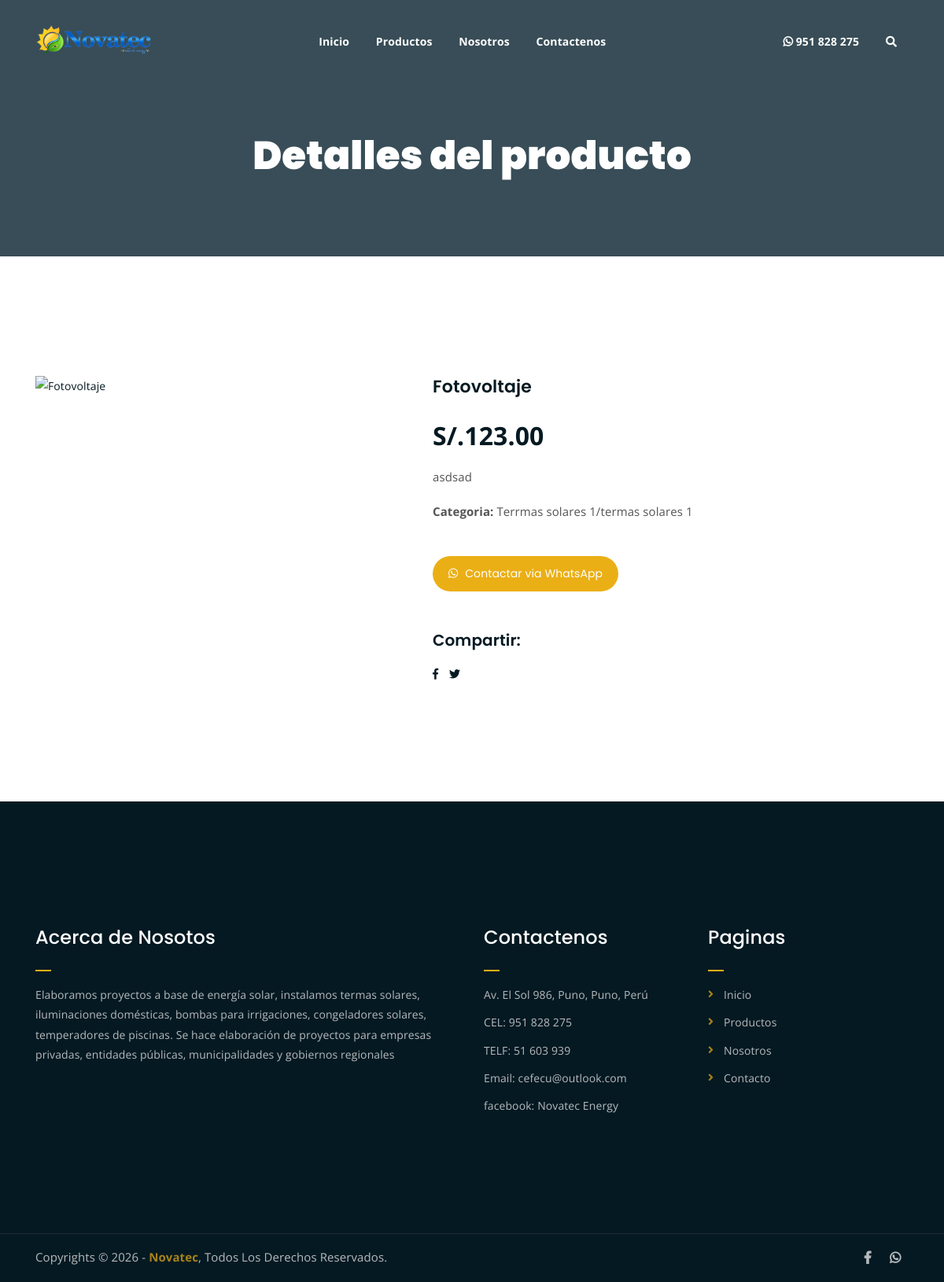
Screenshot of /producto/fotovoltaje-33?click=1 with the database file from the repository.
### tables this page shows
CREATE TABLE `productos` (
  `id` int(11) NOT NULL AUTO_INCREMENT,
  `nombre` varchar(255) NOT NULL,
  `slug` varchar(180) NOT NULL,
  `descripcion` text NOT NULL,
  `breve_descripcion` varchar(400) NOT NULL DEFAULT '',
  `precio_normal` decimal(10,2) NOT NULL,
  `precio_rebajado` decimal(10,2) NOT NULL DEFAULT 0.00,
  `cantidad` int(11) NOT NULL DEFAULT 0,
  `imagen` varchar(255) DEFAULT NULL,
  `id_categoria` int(11) NOT NULL,
  `id_subcategory` int(11) NOT NULL,
  PRIMARY KEY (`id`),
  UNIQUE KEY `productos_slug_unique` (`slug`),
  KEY `id_categoria` (`id_categoria`),
  KEY `id_subcategory` (`id_subcategory`),
  KEY `productos_subcategory_category` (`id_subcategory`,`id_categoria`),
  CONSTRAINT `productos_subcategory_category_fk` FOREIGN KEY (`id_subcategory`, `id_categoria`) REFERENCES `subcategory` (`id`, `id_category`) ON UPDATE CASCADE
);

CREATE TABLE `category` (
  `id` int(11) NOT NULL AUTO_INCREMENT,
  `category` varchar(50) NOT NULL,
  `slug` varchar(120) NOT NULL,
  PRIMARY KEY (`id`),
  UNIQUE KEY `category_slug_unique` (`slug`)
);

CREATE TABLE `subcategory` (
  `id` int(11) NOT NULL AUTO_INCREMENT,
  `id_category` int(11) NOT NULL,
  `subcategory` varchar(50) NOT NULL,
  `slug` varchar(120) NOT NULL,
  PRIMARY KEY (`id`),
  UNIQUE KEY `subcategory_category_pair` (`id`,`id_category`),
  UNIQUE KEY `subcategory_category_slug_unique` (`id_category`,`slug`),
  KEY `id_category` (`id_category`),
  CONSTRAINT `subcategory_category_fk` FOREIGN KEY (`id_category`) REFERENCES `category` (`id`) ON UPDATE CASCADE
);

### includes/functions.php (called while the page is built, shortened)
<?php
function novatec_config(?string $section = null)
{
    static $config = null;
    if ($config === null) {
        $config = require __DIR__ . '/../config/config.php';
    }
    return $section === null ? $config : ($config[$section] ?? null);
}
function e($value): string
{
    return htmlspecialchars((string) $value, ENT_QUOTES, 'UTF-8');
}
function base_path(): string
{
    $scriptName = str_replace('\\', '/', $_SERVER['SCRIPT_NAME'] ?? '');
    $dir = trim(str_replace('\\', '/', dirname($scriptName)), '/');
    return '/' . $dir;
}
function url_path(string $path = ''): string
{
    $path = ltrim($path, '/');
    $base = base_path();
    return ($base === '' ? '' : $base) . '/' . $path;
}
function asset_url(string $path): string
{
    return url_path($path);
}
function site_root_url(): string
{
    $site = novatec_config('site');
    $configured = trim((string) ($site['base_url'] ?? ''));
    $host = $_SERVER['HTTP_HOST'] ?? '';
    $https = (!empty($_SERVER['HTTPS']) && $_SERVER['HTTPS'] !== 'off') || (($_SERVER['SERVER_PORT'] ?? '') === '443');
    return ($https ? 'https://' : 'http://') . $host . base_path();
}
function site_url(string $path = ''): string
{
    $path = ltrim($path, '/');
    return rtrim(site_root_url(), '/') . ($path === '' ? '/' : '/' . $path);
}
function whatsapp_url(string $message = ''): string
{
    $business = novatec_config('business');
    $phone = preg_replace('/\D+/', '', (string) ($business['whatsapp_phone'] ?? $business['phone_e164'] ?? ''));
    $query = ['phone' => $phone];
    if ($message !== '') {
        $query['text'] = $message;
    }
    return 'https://api.whatsapp.com/send?' . http_build_query($query);
}
function db_connection(): mysqli
{
    static $conn = null;
    if ($conn instanceof mysqli) {
        return $conn;
    }
    $db = novatec_config('database');
    $conn = new mysqli(
        (string) $db['host'],
        (string) $db['user'],
        (string) $db['password'],
        (string) $db['name']
    );
    $conn->set_charset((string) ($db['charset'] ?? 'utf8mb4'));
    return $conn;
}
function db_all(string $sql, string $types = '', array $params = []): array
{
    $conn = db_connection();
    if ($types === '') {
        $result = $conn->query($sql);
        return $result->fetch_all(MYSQLI_ASSOC);
    }
    $stmt = $conn->prepare($sql);
    $bindParams = $params;
    $stmt->bind_param($types, ...$bindParams);
    $stmt->execute();
    $result = $stmt->get_result();
    return $result ? $result->fetch_all(MYSQLI_ASSOC) : [];
}
function db_one(string $sql, string $types = '', array $params = []): ?array
{
    $rows = db_all($sql, $types, $params);
    return $rows[0] ?? null;
}
function get_product(int $id): ?array
{
    return db_one(
        'SELECT productos.id, productos.nombre, productos.slug, productos.descripcion, productos.precio_normal, productos.precio_rebajado, productos.cantidad, productos.breve_descripcion, productos.imagen, productos.id_categoria, productos.id_subcategory, category.category, category.slug AS category_slug, subcategory.subcategory, subcategory.slug AS subcategory_slug
         FROM productos
         LEFT JOIN category ON productos.id_categoria = category.id
         LEFT JOIN subcategory ON productos.id_subcategory = subcategory.id
         WHERE productos.id = ?
         LIMIT 1',
        'i',
        [$id]
    );
}
function image_extension(string $filename): string
{
    $ext = strtolower(pathinfo($filename, PATHINFO_EXTENSION));
    return in_array($ext, ['jpg', 'jpeg', 'png', 'webp', 'gif'], true) ? $ext : 'jpg';
}
function product_path(array $product): string
{
    $slug = (string) ($product['slug'] ?? '');
    return 'producto/' . $slug . '-' . (int) $product['id'];
}

### config/config.php (called while the page is built, shortened)
<?php
return [
    'environment' => getenv('NOVATEC_ENV') ?: 'development',
    'database' => [
        'host' => getenv('NOVATEC_DB_HOST') ?: 'localhost',
        'user' => getenv('NOVATEC_DB_USER') ?: 'root',
        'password' => getenv('NOVATEC_DB_PASS') ?: '',
        'name' => getenv('NOVATEC_DB_NAME') ?: 'novatec',
        'charset' => 'utf8mb4',
    ],
    'site' => [
        'name' => 'Novatec Energy',
        'tagline' => 'Energia solar y renovable en Puno',
        'language' => 'es',
        'locale' => 'es_PE',
        'base_url' => getenv('NOVATEC_BASE_URL') ?: '',
        'fallback_base_url' => 'http://localhost/Novatec-Energy',
        'default_image' => 'assets/img/logo.png',
        'favicon' => 'assets/img/favicon.png',
    ],
    'business' => [
        'name' => 'Novatec Energy',
        'description' => 'Empresa de Puno especializada en energia solar, termas solares, iluminacion solar, bombeo solar y proyectos renovables para hogares, empresas e instituciones.',
        'phone_e164' => '+51951828275',
        'phone_display' => '951 828 275',
        'secondary_phone_display' => '51 603 939',
        'whatsapp_phone' => '51951828275',
        'email' => 'cefecu@outlook.com',
        'address' => [
            'street' => 'Av. El Sol 986',
            'locality' => 'Puno',
            'region' => 'Puno',
            'postal_code' => '',
            'country' => 'PE',
            'display' => 'Av. El Sol 986, Puno, Puno, Perú',
        ],
        'geo' => [
            'latitude' => -15.841545209320099,
            'longitude' => -70.02166422490467,
        ],
        'opening_hours' => [
            'Mo-Fr 08:00-21:00',
        ],
        'area_served' => ['Puno', 'Juliaca', 'Ilave', 'Juli', 'Azangaro'],
        'map_embed_url' => 'https://www.google.com/maps/embed?pb=!1m18!1m12!1m3!1d806.9002886355905!2d-70.02166422490467!3d-15.841545209320099!2m3!1f0!2f0!3f0!3m2!1i1024!2i768!4f13.1!3m3!1m2!1s0x915d698d04094815%3A0xafae726baa423822!2sTermas%20Solares%20Novatec%20Energy!5e0!3m2!1ses-419!2spe!4v1666201668891!5m2!1ses-419!2spe',
        'same_as' => [],
    ],
    'mail' => [
        'recipient' => getenv('NOVATEC_CONTACT_TO') ?: 'gpro1pro@gmail.com',
    ],
];

### producto.php (the view, shortened to what this page needs)
<?php
require_once __DIR__ . '/includes/components.php';
$id = filter_input(INPUT_GET, 'id', FILTER_VALIDATE_INT);
$row = get_product((int) $id);
$canonicalPath = product_path($row);
$ext = image_extension((string) $row['imagen']);
$link = site_url($canonicalPath);
$message = 'Estoy interesado en el ' . $row['nombre'] . "\n" . $link;
?>
<div class="single-product pt-150 mb-150" id="text-description">
    <div class="container">
        <div class="row">
            <div class="col-md-5">
                <img class="img-product" src="<?php echo e(asset_url('productsImg/' . (int) $row['id'] . '.' . $ext)); ?>" alt="<?php echo e($row['nombre']); ?>">
            </div>
            <div class="col-md-7">
                <div class="single-product-content">
                    <h3><?php echo e($row['nombre']); ?></h3>
                    <p class="single-product-pricing"> S/.<?php echo e($row['precio_normal']); ?></p>
                    <p><?php echo e($row['breve_descripcion']); ?></p>
                    <div class="single-product-form">
                        <p><strong>Categoria: </strong><?php echo e(($row['category'] ?? '') . '/' . ($row['subcategory'] ?? '')); ?></p>
                        <br>
                        <a href="<?php echo e(whatsapp_url($message)); ?>" class="cart-btn" target="_blank"><i class="fab fa-whatsapp "></i> Contactar via WhatsApp</a>
                    </div>
                    <h4>Compartir:</h4>
                    <ul class="product-share">
                        <li><a href="http://www.facebook.com/sharer.php?u=<?php echo e(rawurlencode($link)); ?>&amp;t=pagina de desarrollo web" target="_blank"><i class="fab fa-facebook-f"></i></a></li>
                        <li><a href="https://twitter.com/intent/tweet?url=<?php echo e(rawurlencode($link)); ?>&amp;hashtags=#NovatecEnergy" target="_blank"><i class="fab fa-twitter"></i></a></li>
                    </ul>
                </div>
            </div>
        </div>
    </div>
</div>

### assets/css/main.css (style rules this page uses)
html { font-size: 14px; font-weight: 400; line-height: 28px; height: 100%; }
body { font-family: "Open Sans", sans-serif; font-weight: 400; font-size: 1rem; letter-spacing: 0.1px; line-height: 1.8; color: #051922; overflow-x: hidden; }
body img { max-width: 100%; }
a { cursor: pointer; text-decoration: none; -webkit-transition: all 0.2s ease-in-out; -o-transition: all 0.2s ease-in-out; transition: all 0.2s ease-in-out; }
h1, .h1, h2, .h2, h3, .h3, h4, .h4, h5, .h5, h6, .h6 { font-family: "Poppins", sans-serif; font-weight: 700; margin: 0 0 1.25rem 0; color: #051922; }
h3, .h3 { font-size: 2rem; font-weight: 700; line-height: 2.25rem; }
h4, .h4 { font-size: 1.5rem; font-weight: 700; line-height: 1.75rem; }
p { font-family: "Open Sans", sans-serif; font-weight: 400; font-size: 1rem; letter-spacing: 0.1px; line-height: 1.8; color: #051922; margin: 0 0 1.25rem 0; }
.mb-150 { margin-bottom: 150px; }
.pt-150 { padding-top: 150px; }
a.boxed-btn, a.bordered-btn, a.cart-btn { border-radius: 50px; }
a.cart-btn { -webkit-transition: 0.3s; -o-transition: 0.3s; transition: 0.3s; }
ul.product-share li a { -webkit-transition: 0.3s; -o-transition: 0.3s; transition: 0.3s; }
html, body { height: 100%; }
a.cart-btn { font-family: "Poppins", sans-serif; display: inline-block; background-color: #ebaf16; color: #fff; padding: 10px 20px; }
a.cart-btn i { margin-right: 5px; }
.single-product-content h3 { font-size: 22px; font-weight: 600; }
.single-product-content p { font-size: 15px; color: #555; line-height: 1.8; }
.single-product-content p.single-product-pricing { font-size: 32px; font-weight: 700; margin-bottom: 10px; color: #051922; line-height: inherit; }
.single-product-form a.cart-btn { margin-bottom: 15px; }
.single-product-content h4 { font-size: 20px; font-weight: 600; margin-top: 35px; }
ul.product-share { margin: 0; padding: 0; list-style: none; }
ul.product-share li { display: inline-block; }
ul.product-share li a { display: block; color: #051922; margin-right: 10px; }
.single-product-content { margin-left: 30px; }

### rows the page displays
productos: nombre "Fotovoltaje", precio_normal "123.00", breve_descripcion "asdsad", category.category "Terrmas solares 1/termas solares 1"

### other values shown
$item['label'] "Inicio"
$item['label'] "Productos"
$item['label'] "Nosotros"
$item['label'] "Contactenos"
$business['phone_display'] "951 828 275"
$title "Detalles del producto"
$business['address']['display'] "Av. El Sol 986, Puno, Puno, Perú"
$business['secondary_phone_display'] "51 603 939"
$business['email'] "cefecu@outlook.com"
$page['label'] "Inicio"
$page['label'] "Productos"
$page['label'] "Nosotros"
$page['label'] "Contacto"
